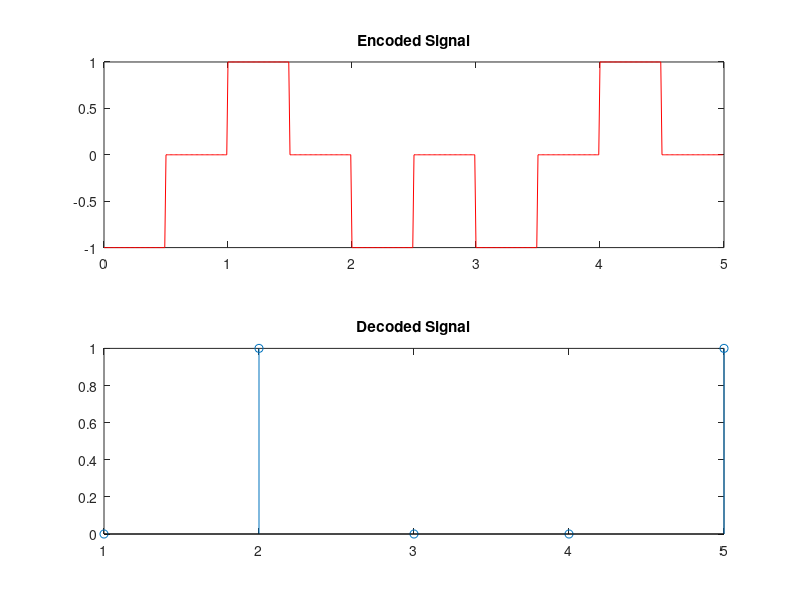

The MATLAB source for this figure:
data = [0 1 0 0 1];
bit_rate = 1;

Time = length(data)/bit_rate;
points = 100;
total_points = length(data)*points;
%disp(total_points);
sample_time = 0:Time/total_points:Time - (Time/total_points);
%disp(length(sample_time));
encoded_output = zeros(1, length(sample_time));

for i=0:length(data)-1
    if data(i+1)== 0
        encoded_output(i*points+1:(i+0.5)*points) = -1;
        encoded_output((i+0.5)*points+1:(i+1)*points) = 0;
    else
       encoded_output(i*points+1:(i+0.5)*points) = 1;
        encoded_output((i+0.5)*points+1:(i+1)*points) = 0; 
    end
end

subplot(2, 1, 1)
plot(sample_time, encoded_output, 'r');
title('Encoded Signal');

%Decoding the encoded signal
data_length = length(encoded_output)/points;
decoded_data = zeros(1, data_length);

for i=0:data_length-1
    if encoded_output(i*points+1) == -1
        decoded_data(i+1) = 0;
    else
        decoded_data(i+1) = 1;
    end
end

subplot(2, 1, 2);
stem(decoded_data);
title('Decoded Signal');

